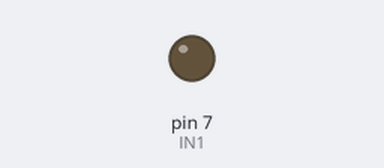
A sketch run on a simulated Arduino Uno, built with avr-gcc and run on an emulated ATmega328P. Parts: output pins drawn as LEDs (lit = HIGH).

Above: at 1.0 s.
At 3.0 s:
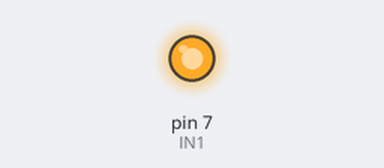
Timing chart, 0 to 5.2 s (numbered marks = the images above):
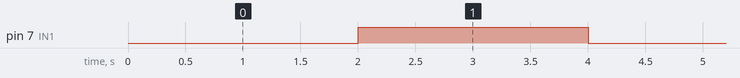

The sketch:

Relay1_Test.ino
```cpp
//the relays connect to
int IN1 = 7;

#define ON   0
#define OFF  1
void setup()
{
  relay_init();//initialize the relay
}

void loop() {
  relay_SetStatus(ON);   //turn on RELAY_1
  delay(2000);
  relay_SetStatus(OFF);  //turn off RELAY_1
  delay(2000);
}
void relay_init(void){
  //set all the relays OUTPUT
  pinMode(IN1, OUTPUT);
  relay_SetStatus(OFF); //turn off all the relay
}
//set the status of relays
void relay_SetStatus( unsigned char status_1){
  digitalWrite(IN1, status_1);
}
```

Measured:
- by itself, pin 7 (IN1): alternates HIGH for 2.0 s and LOW for 2.0 s
